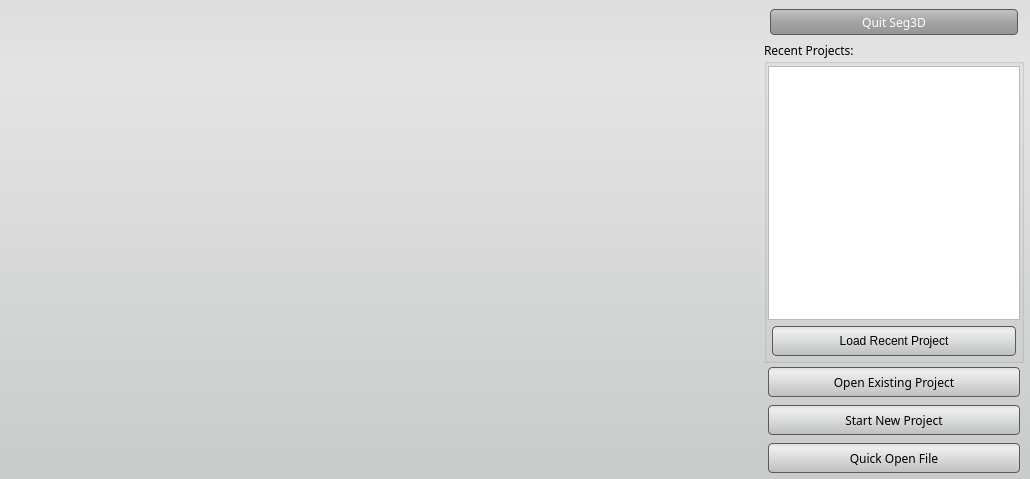
<?xml version="1.0" encoding="UTF-8"?>
<ui version="4.0">
 <class>SplashScreen</class>
 <widget class="QDialog" name="SplashScreen">
  <property name="windowModality">
   <enum>Qt::ApplicationModal</enum>
  </property>
  <property name="enabled">
   <bool>true</bool>
  </property>
  <property name="geometry">
   <rect>
    <x>0</x>
    <y>0</y>
    <width>1030</width>
    <height>479</height>
   </rect>
  </property>
  <property name="sizePolicy">
   <sizepolicy hsizetype="Fixed" vsizetype="Fixed">
    <horstretch>0</horstretch>
    <verstretch>0</verstretch>
   </sizepolicy>
  </property>
  <property name="minimumSize">
   <size>
    <width>1030</width>
    <height>479</height>
   </size>
  </property>
  <property name="maximumSize">
   <size>
    <width>1030</width>
    <height>479</height>
   </size>
  </property>
  <property name="font">
   <font>
    <family>Lucida Sans</family>
   </font>
  </property>
  <property name="windowTitle">
   <string/>
  </property>
  <property name="windowIcon">
   <iconset>
    <normaloff>../../Resources/Icons/Seg3DLarge.png</normaloff>../../Resources/Icons/Seg3DLarge.png</iconset>
  </property>
  <property name="styleSheet">
   <string notr="true">QDialog#SplashScreen {
	background-color: qlineargradient(spread:pad, x1:0.5, y1:0, x2:0.5, y2:0.960227, stop:0 rgba(221, 221, 221, 255), stop:0.155779 rgba(228, 228, 228, 255), stop:1 rgba(202, 204, 204, 255));
}

QPushButton{
	background-color: qlineargradient(spread:pad, x1:0.5, y1:0, x2:0.5, y2:0.960227, stop:0 rgba(221, 221, 221, 255), stop:0.155779 rgba(238, 238, 238, 255), stop:1 rgba(192, 194, 194, 255));
	border-radius: 4px;
	border: 1px solid rgb(90, 90, 90);
	margin:4px;
}

QPushButton:hover{
	background-color: qlineargradient(spread:pad, x1:0.5, y1:0, x2:0.5, y2:1, stop:0 rgba(195, 195, 195, 255), stop:0.253769 rgba(206, 206, 206, 255), stop:1 rgba(185, 185, 185, 255));
	border-radius: 4px;
	border: 1px solid rgb(90, 90, 90);
	margin:4px;
}

QPushButton:pressed{
	background-color: qlineargradient(spread:pad, x1:0.5, y1:0, x2:0.5, y2:1, stop:0 rgba(150, 150, 150, 255), stop:0.753769 rgba(206, 206, 206, 255), stop:1 rgba(185, 185, 185, 255));
	border-radius: 4px;
	border: 1px solid rgb(90, 90, 90);
	margin:4px;
}

QPushButton#quit_seg3d_button_{
	background-color: qlineargradient(spread:pad, x1:0.5, y1:0, x2:0.5, y2:0.960227, stop:0 rgba(195, 195, 195, 255), stop:0.497512 rgba(165, 165, 165, 255), stop:1 rgba(150, 150, 150, 255));
	border-radius: 4px;
	border: 1px solid rgb(90, 90, 90);
	margin:4px;
	color: white;
}

QPushButton#quit_seg3d_button_:hover{
	background-color: qlineargradient(spread:pad, x1:0.5, y1:0, x2:0.5, y2:0.960227, stop:0 rgba(155, 155, 155, 255), stop:0.497512 rgba(115, 115, 115, 255), stop:1 rgba(90, 90, 90, 255));
	border-radius: 4px;
	border: 1px solid rgb(90, 90, 90);
	margin:4px;
	color: white;
}

QPushButton#quit_seg3d_button_:pressed{
	background-color: qlineargradient(spread:pad, x1:0.5, y1:0, x2:0.5, y2:0.960227, stop:0 rgba(80, 80, 80, 255), stop:0.497512 rgba(50, 50, 50, 255), stop:1 rgba(55, 55, 55, 255));
	border-radius: 4px;
	border: 1px solid rgb(90, 90, 90);
	margin:4px;
}
</string>
  </property>
  <property name="sizeGripEnabled">
   <bool>false</bool>
  </property>
  <property name="modal">
   <bool>true</bool>
  </property>
  <layout class="QHBoxLayout" name="horizontalLayout">
   <property name="spacing">
    <number>0</number>
   </property>
   <property name="leftMargin">
    <number>2</number>
   </property>
   <property name="topMargin">
    <number>3</number>
   </property>
   <property name="rightMargin">
    <number>2</number>
   </property>
   <property name="bottomMargin">
    <number>2</number>
   </property>
   <item>
    <widget class="QLabel" name="splash_image_">
     <property name="sizePolicy">
      <sizepolicy hsizetype="Fixed" vsizetype="Fixed">
       <horstretch>0</horstretch>
       <verstretch>0</verstretch>
      </sizepolicy>
     </property>
     <property name="minimumSize">
      <size>
       <width>758</width>
       <height>474</height>
      </size>
     </property>
     <property name="maximumSize">
      <size>
       <width>758</width>
       <height>474</height>
      </size>
     </property>
     <property name="text">
      <string/>
     </property>
     <property name="pixmap">
      <pixmap resource="../../Resources/QtResources.qrc">:/Images/Seg3DSplash.png</pixmap>
     </property>
    </widget>
   </item>
   <item>
    <widget class="QWidget" name="widget" native="true">
     <layout class="QVBoxLayout" name="verticalLayout_2">
      <property name="spacing">
       <number>0</number>
      </property>
      <property name="leftMargin">
       <number>4</number>
      </property>
      <property name="topMargin">
       <number>0</number>
      </property>
      <property name="rightMargin">
       <number>4</number>
      </property>
      <property name="bottomMargin">
       <number>0</number>
      </property>
      <item>
       <widget class="QWidget" name="widget_3" native="true">
        <property name="sizePolicy">
         <sizepolicy hsizetype="Preferred" vsizetype="Fixed">
          <horstretch>0</horstretch>
          <verstretch>0</verstretch>
         </sizepolicy>
        </property>
        <property name="minimumSize">
         <size>
          <width>0</width>
          <height>38</height>
         </size>
        </property>
        <layout class="QVBoxLayout" name="verticalLayout_3">
         <property name="spacing">
          <number>0</number>
         </property>
         <property name="margin">
          <number>2</number>
         </property>
         <item>
          <widget class="QPushButton" name="quit_seg3d_button_">
           <property name="sizePolicy">
            <sizepolicy hsizetype="Preferred" vsizetype="Preferred">
             <horstretch>0</horstretch>
             <verstretch>0</verstretch>
            </sizepolicy>
           </property>
           <property name="text">
            <string>Quit Seg3D</string>
           </property>
           <property name="autoDefault">
            <bool>false</bool>
           </property>
          </widget>
         </item>
        </layout>
       </widget>
      </item>
      <item>
       <widget class="QGroupBox" name="groupBox">
        <property name="sizePolicy">
         <sizepolicy hsizetype="Preferred" vsizetype="MinimumExpanding">
          <horstretch>0</horstretch>
          <verstretch>0</verstretch>
         </sizepolicy>
        </property>
        <property name="title">
         <string>Recent Projects:</string>
        </property>
        <layout class="QVBoxLayout" name="verticalLayout">
         <property name="spacing">
          <number>2</number>
         </property>
         <property name="leftMargin">
          <number>1</number>
         </property>
         <property name="topMargin">
          <number>2</number>
         </property>
         <property name="rightMargin">
          <number>1</number>
         </property>
         <property name="bottomMargin">
          <number>0</number>
         </property>
         <item>
          <widget class="QListWidget" name="recent_project_listwidget_">
           <property name="sizePolicy">
            <sizepolicy hsizetype="Expanding" vsizetype="Minimum">
             <horstretch>0</horstretch>
             <verstretch>0</verstretch>
            </sizepolicy>
           </property>
           <property name="focusPolicy">
            <enum>Qt::ClickFocus</enum>
           </property>
           <property name="horizontalScrollBarPolicy">
            <enum>Qt::ScrollBarAlwaysOff</enum>
           </property>
           <property name="editTriggers">
            <set>QAbstractItemView::NoEditTriggers</set>
           </property>
           <property name="showDropIndicator" stdset="0">
            <bool>false</bool>
           </property>
           <property name="alternatingRowColors">
            <bool>true</bool>
           </property>
          </widget>
         </item>
         <item>
          <widget class="QWidget" name="widget_5" native="true">
           <property name="minimumSize">
            <size>
             <width>0</width>
             <height>38</height>
            </size>
           </property>
           <property name="maximumSize">
            <size>
             <width>16777215</width>
             <height>38</height>
            </size>
           </property>
           <layout class="QHBoxLayout" name="horizontalLayout_3">
            <property name="spacing">
             <number>0</number>
            </property>
            <property name="margin">
             <number>0</number>
            </property>
            <item>
             <widget class="QPushButton" name="load_recent_button_">
              <property name="sizePolicy">
               <sizepolicy hsizetype="Preferred" vsizetype="Preferred">
                <horstretch>0</horstretch>
                <verstretch>0</verstretch>
               </sizepolicy>
              </property>
              <property name="maximumSize">
               <size>
                <width>16777215</width>
                <height>50</height>
               </size>
              </property>
              <property name="focusPolicy">
               <enum>Qt::NoFocus</enum>
              </property>
              <property name="text">
               <string>Load Recent Project</string>
              </property>
             </widget>
            </item>
           </layout>
          </widget>
         </item>
        </layout>
       </widget>
      </item>
      <item>
       <widget class="QWidget" name="widget_4" native="true">
        <property name="minimumSize">
         <size>
          <width>0</width>
          <height>38</height>
         </size>
        </property>
        <layout class="QHBoxLayout" name="horizontalLayout_2">
         <property name="spacing">
          <number>0</number>
         </property>
         <property name="margin">
          <number>0</number>
         </property>
         <item>
          <widget class="QPushButton" name="existing_project_button_">
           <property name="sizePolicy">
            <sizepolicy hsizetype="Preferred" vsizetype="Preferred">
             <horstretch>0</horstretch>
             <verstretch>0</verstretch>
            </sizepolicy>
           </property>
           <property name="maximumSize">
            <size>
             <width>16777215</width>
             <height>50</height>
            </size>
           </property>
           <property name="text">
            <string>Open Existing Project</string>
           </property>
          </widget>
         </item>
        </layout>
       </widget>
      </item>
      <item>
       <widget class="QWidget" name="widget_6" native="true">
        <property name="minimumSize">
         <size>
          <width>0</width>
          <height>38</height>
         </size>
        </property>
        <layout class="QHBoxLayout" name="horizontalLayout_4">
         <property name="spacing">
          <number>0</number>
         </property>
         <property name="margin">
          <number>0</number>
         </property>
         <item>
          <widget class="QPushButton" name="new_project_button_">
           <property name="sizePolicy">
            <sizepolicy hsizetype="Preferred" vsizetype="Preferred">
             <horstretch>0</horstretch>
             <verstretch>0</verstretch>
            </sizepolicy>
           </property>
           <property name="text">
            <string>Start New Project</string>
           </property>
          </widget>
         </item>
        </layout>
       </widget>
      </item>
      <item>
       <widget class="QWidget" name="widget_7" native="true">
        <property name="minimumSize">
         <size>
          <width>0</width>
          <height>38</height>
         </size>
        </property>
        <layout class="QHBoxLayout" name="horizontalLayout_5">
         <property name="spacing">
          <number>0</number>
         </property>
         <property name="margin">
          <number>0</number>
         </property>
         <item>
          <widget class="QPushButton" name="quick_open_button_">
           <property name="sizePolicy">
            <sizepolicy hsizetype="Preferred" vsizetype="Preferred">
             <horstretch>0</horstretch>
             <verstretch>0</verstretch>
            </sizepolicy>
           </property>
           <property name="toolTip">
            <string>Click to open a data file without starting a project</string>
           </property>
           <property name="text">
            <string>Quick Open File</string>
           </property>
          </widget>
         </item>
        </layout>
       </widget>
      </item>
     </layout>
    </widget>
   </item>
  </layout>
 </widget>
 <resources>
  <include location="../../Resources/QtResources.qrc"/>
  <include location="../../Resources/QtResources.qrc"/>
  <include location="../../Resources/QtResources.qrc"/>
  <include location="../../Resources/QtResources.qrc"/>
  <include location="../../Resources/QtResources.qrc"/>
  <include location="../../Resources/QtResources.qrc"/>
 </resources>
 <connections/>
</ui>
